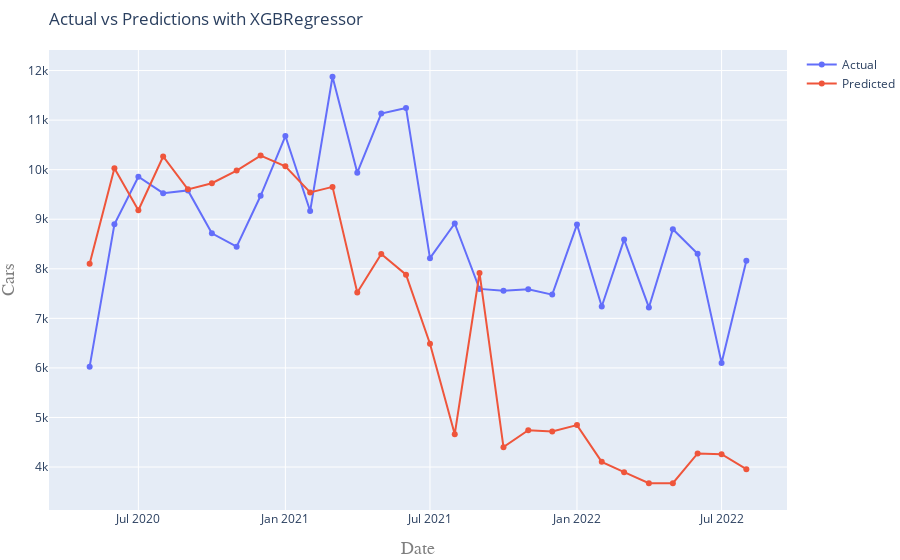

The notebook cell this image was saved under:
### Markdown cell above
### XGBoost (Extreme Gradient Boosting)

#### Baseline

### Code cell
import xgboost as xgb

# Import XGBRegressor
from xgboost import XGBRegressor         
          
# Instantiate the regressor
model = XGBRegressor(random_state=42)

# Compute and print model score
scoring(model.__class__.__name__, model, X_train, y_train, X_test, y_test)

### Figure 1 — Plotly figure (JSON) as saved in the notebook; plotly's stock layout.template omitted (floating-point values rounded to 4 significant figures)
{"data": [{"mode": "lines+markers", "name": "Actual", "type": "scatter", "x": ["2020-05-01T00:00:00", "2020-06-01T00:00:00", "2020-07-01T00:00:00", "2020-08-01T00:00:00", "2020-09-01T00:00:00", "2020-10-01T00:00:00", "2020-11-01T00:00:00", "2020-12-01T00:00:00", "2021-01-01T00:00:00", "2021-02-01T00:00:00", "2021-03-01T00:00:00", "2021-04-01T00:00:00", "2021-05-01T00:00:00", "2021-06-01T00:00:00", "2021-07-01T00:00:00", "2021-08-01T00:00:00", "2021-09-01T00:00:00", "2021-10-01T00:00:00", "2021-11-01T00:00:00", "2021-12-01T00:00:00", "2022-01-01T00:00:00", "2022-02-01T00:00:00", "2022-03-01T00:00:00", "2022-04-01T00:00:00", "2022-05-01T00:00:00", "2022-06-01T00:00:00", "2022-07-01T00:00:00", "2022-08-01T00:00:00"], "y": [6025, 8897, 9858, 9526, 9582, 8716, 8447, 9473, 10679, 9165, 11875, 9940, 11131, 11246, 8214, 8914, 7594, 7556, 7586, 7479, 8892, 7239, 8589, 7220, 8798, 8305, 6101, 8163]}, {"mode": "lines+markers", "name": "Predicted", "type": "scatter", "x": ["2020-05-01T00:00:00", "2020-06-01T00:00:00", "2020-07-01T00:00:00", "2020-08-01T00:00:00", "2020-09-01T00:00:00", "2020-10-01T00:00:00", "2020-11-01T00:00:00", "2020-12-01T00:00:00", "2021-01-01T00:00:00", "2021-02-01T00:00:00", "2021-03-01T00:00:00", "2021-04-01T00:00:00", "2021-05-01T00:00:00", "2021-06-01T00:00:00", "2021-07-01T00:00:00", "2021-08-01T00:00:00", "2021-09-01T00:00:00", "2021-10-01T00:00:00", "2021-11-01T00:00:00", "2021-12-01T00:00:00", "2022-01-01T00:00:00", "2022-02-01T00:00:00", "2022-03-01T00:00:00", "2022-04-01T00:00:00", "2022-05-01T00:00:00", "2022-06-01T00:00:00", "2022-07-01T00:00:00", "2022-08-01T00:00:00"], "y": [8099.0, 10030.0, 9181.0, 10270.0, 9603.0, 9726.0, 9983.0, 10290.0, 10070.0, 9541.0, 9653.0, 7521.0, 8299.0, 7882.0, 6488.0, 4663.0, 7915.0, 4401.0, 4744.0, 4717.0, 4847.0, 4105.0, 3896.0, 3673.0, 3673.0, 4273.0, 4258.0, 3957.0]}], "layout": {"margin": {"b": 50, "l": 10, "r": 0, "t": 50}, "title": {"text": "Actual vs Predictions with XGBRegressor", "x": 0, "xref": "paper"}, "xaxis": {"title": {"font": {"color": "#7f7f7f", "family": "Courier New, monospace", "size": 18}, "text": "Date"}}, "yaxis": {"title": {"font": {"color": "#7f7f7f", "family": "Courier New, monospace", "size": 18}, "text": "Cars"}}}}
